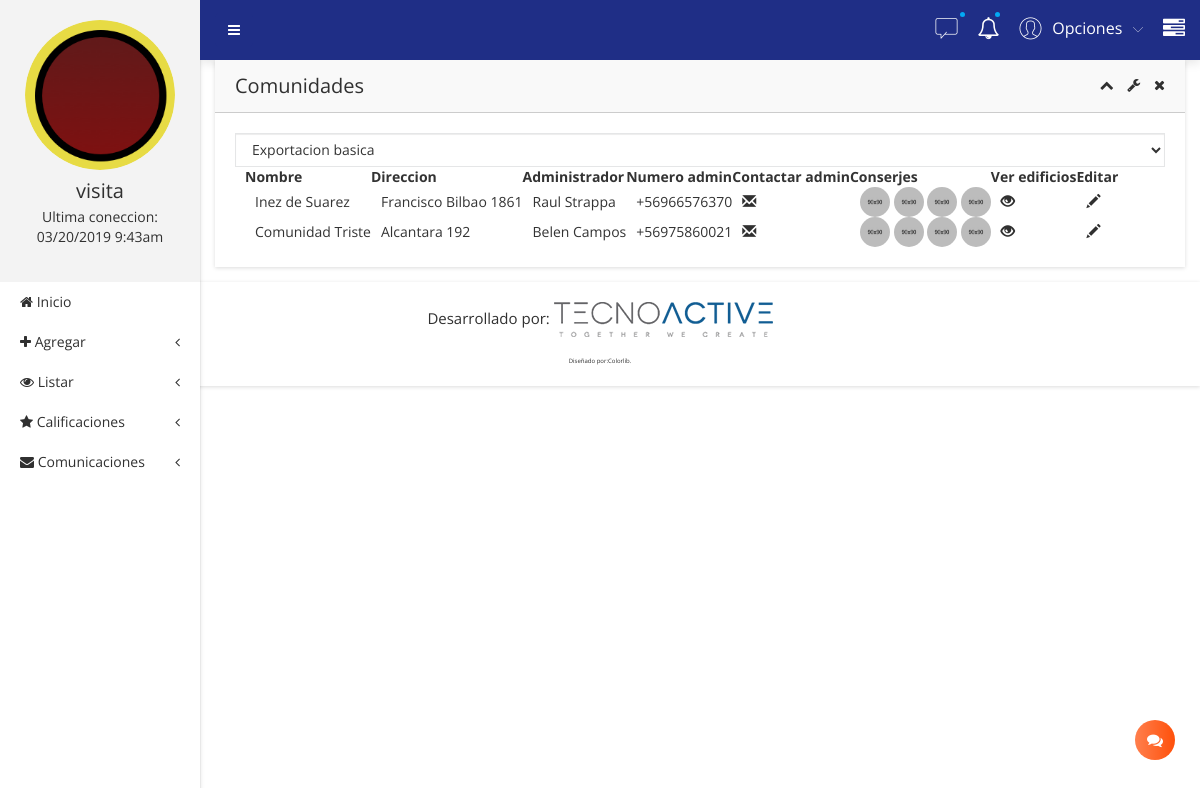
Page /?c=Usuario&a=Dashboard (signed in) on the earlier database version.
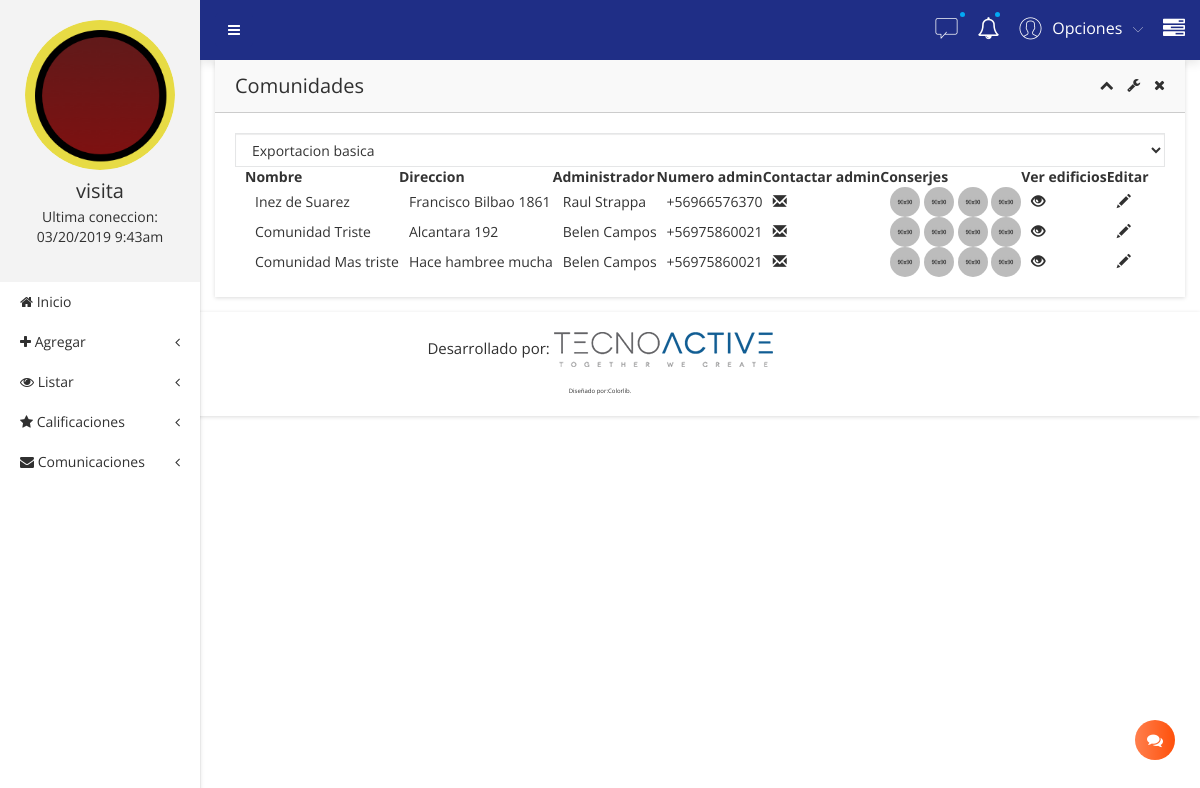
Same page on the later database version.
### tables this page shows
CREATE TABLE `comunidad` (
  `idComunidad` int(6) NOT NULL,
  `idAdmin` int(6) NOT NULL,
  `nombreComunidad` varchar(30) NOT NULL,
  `direccionComunidad` varchar(30) NOT NULL,
  `idRegion` int(20) NOT NULL,
  `idComuna` int(20) NOT NULL
);

CREATE TABLE `usuario` (
  `idUsuario` int(11) NOT NULL,
  `nombre` varchar(30) NOT NULL,
  `rut` varchar(12) NOT NULL,
  `password` varchar(15) NOT NULL,
  `correo` varchar(60) NOT NULL,
  `idEdificio` int(10) DEFAULT NULL,
  `direccion` varchar(200) DEFAULT NULL,
  `idComuna` int(10) DEFAULT NULL,
  `idRegion` int(10) DEFAULT NULL,
  `Nacionalidad` varchar(30) DEFAULT NULL,
  `fotoPerfil` varchar(200) DEFAULT NULL,
  `fechaNacimiento` date DEFAULT NULL,
  `ultimaConexion` varchar(30) DEFAULT NULL,
  `idTipo` int(4) NOT NULL DEFAULT '1',
  `telefonoUsuario` varchar(60) DEFAULT NULL,
  `estadoUsuario` int(2) NOT NULL DEFAULT '0',
  `descripcionUsuario` varchar(200) DEFAULT NULL
);

### controller/usuario.controller.php (called while the page is built, shortened)
<?php
require_once 'model/comunidad.php';
class UsuarioController
{
    public function Dashboard()
    {
      $co = new Comunidad();
      require_once 'view/header.php';
      require_once 'view/dashboard.php';
      require_once 'view/footer.php';
    }
}
 ?>

### model/database.php (called while the page is built, shortened)
<?php
class Database
{
	public static function Conn()
	{
		$conn = new PDO('mysql:host=localhost;dbname=awake','root','',array(PDO::MYSQL_ATTR_INIT_COMMAND=>'SET NAMES \'UTF8\''));
		$conn -> setAttribute(PDO::ATTR_ERRMODE,PDO::ERRMODE_EXCEPTION);
		return $conn;
	}
}
?>

### model/comunidad.php (called while the page is built, shortened)
<?php
class Comunidad
{
  private $conn;
  public function __CONSTRUCT()
   {
       try
       {
         $this->conn = Database::Conn();
       }
       catch(Exception $e)
       {
         die($e->getMessage());
       }
   }
   public function listar()
   {
      $sql = $this->conn->prepare("SELECT * FROM comunidad c join usuario u on c.idAdmin = u.idUsuario");
      $sql->execute();
      return $sql->fetchAll(PDO::FETCH_OBJ);
   }
}
 ?>

### view/dashboard.php (the view, shortened to what this page needs)
        <div class="admin-dashone-data-table-area">
            <div class="container-fluid">
                <div class="row">
                    <div class="col-lg-12">
                        <div class="sparkline8-list shadow-reset">
                            <div class="sparkline8-hd">
                                <div class="main-sparkline8-hd">
                                    <h1>Comunidades</h1>
                                    <div class="sparkline8-outline-icon">
                                        <span class="sparkline8-collapse-link"><i class="fa fa-chevron-up"></i></span>
                                        <span><i class="fa fa-wrench"></i></span>
                                        <span class="sparkline8-collapse-close"><i class="fa fa-times"></i></span>
                                    </div>
                                </div>
                            </div>
                            <div class="sparkline8-graph">
                                <div class="datatable-dashv1-list custom-datatable-overright">
                                    <div id="toolbar">
                                        <select class="form-control">
                                            <option value="">Exportacion basica</option>
                                        </select>
                                    </div>
                                    <table id="table" data-toggle="table" data-pagination="true" data-search="true" data-show-columns="true" data-show-pagination-switch="true" data-show-refresh="true" data-key-events="true" data-show-toggle="true" data-resizable="true" data-cookie="true" data-cookie-id-table="saveId" data-show-export="true" data-click-to-select="true" data-toolbar="#toolbar">
                                        <thead>
                                            <tr>
                                                <th data-field="state" data-checkbox="true"></th>
                                                <th data-field="Nombre" data-editable="true">Nombre</th>
                                                <th data-field="Direccion" data-editable="true">Direccion</th>
                                                <th data-field="Administrador" data-editable="true">Administrador</th>
                                                <th data-field="Numero Administrador" data-editable="true">Numero admin</th>
                                                <th data-field="Contactar Administrador" data-editable="true">Contactar admin</th>
                                                <th data-field="Conserjes" data-editable="true">Conserjes</th>
                                                <th data-field="Ver edificios" data-editable="true">Ver edificios</th>
                                                <th data-field="Editar" data-editable="true">Editar</th>
                                            </tr>
                                        </thead>
                                        <tbody>
                                            <tr>
                                                <?php foreach ($co->listar() as $row): ?>
                                                  <td></td>
                                                  <td><?php echo $row->nombreComunidad ?></td>
                                                  <td><?php echo $row->direccionComunidad ?></td>
                                                  <td><?php echo $row->nombre ?></td>
                                                  <td><?php echo $row->telefonoUsuario ?></td>
                                                  <td class="centrado"><a href="#"><span class="glyphicon glyphicon-envelope"></span></a></td>
                                                  <td><div class="support-list-img">
                                                      <a href="#"><img src="assets/img/notification/1.jpg" alt="" />
                                                      </a>
                                                      <a href="#"><img src="assets/img/notification/2.jpg" alt="" />
                                                      </a>
                                                      <a href="#"><img src="assets/img/notification/3.jpg" alt="" />
                                                      </a>
                                                      <a href="#"><img src="assets/img/notification/4.jpg" alt="" />
                                                      </a>
                                                  </div></td>
                                                  <td class="centrado"><a href="#"<span class="glyphicon glyphicon-eye-open"></span></a></td>
                                                  <td class="centrado"><a href="#"<span class="glyphicon glyphicon-pencil"></span></a></td>
                                              </tr>
                                                <?php endforeach; ?>
                                        </tbody>
                                    </table>
                                </div>
                            </div>
                        </div>
                    </div>
                </div>
            </div>
        </div>
    </div>
</div>

### index.php (shortened to what this page needs)
<?php
require_once 'model/database.php';
$controller = 'usuario';
if(!isset($_REQUEST['c']))
{
	require_once "controller/$controller.controller.php";
	$controller = ucwords($controller) .'Controller';
	$controller = new $controller;
	$controller->Index();
}
else
{
	$accion = $_REQUEST['a'];
	$controller = new $controller;
	call_user_func(array($controller,$accion));
}
?>

### view/header.php (shortened to what this page needs)
<!doctype html>
<html class="no-js" lang="en">
<head>
    <link rel="stylesheet" href="assets/css/bootstrap.min.css">
    <link rel="stylesheet" href="assets/css/font-awesome.min.css">
    <link rel="stylesheet" href="assets/css/adminpro-custon-icon.css">
    <link rel="stylesheet" href="assets/css/meanmenu.min.css">
    <link rel="stylesheet" href="assets/css/jquery.mCustomScrollbar.min.css">
    <link rel="stylesheet" href="assets/css/animate.css">
    <link rel="stylesheet" href="assets/css/data-table/bootstrap-table.css">
    <link rel="stylesheet" href="assets/css/data-table/bootstrap-editable.css">
    <link rel="stylesheet" href="assets/css/normalize.css">
    <link rel="stylesheet" href="assets/css/c3.min.css">
    <link rel="stylesheet" href="assets/css/form/all-type-forms.css">
    <link rel="stylesheet" href="assets/css/form.css">
    <link rel="stylesheet" href="assets/style.css">
    <link rel="stylesheet" href="assets/css/responsive.css">
    <link rel="stylesheet" href="assets/css/miCSS.css">
</head>
<body class="materialdesign">
    <div class="wrapper-pro">
        <div class="left-sidebar-pro">
            <nav id="sidebar">
                <div class="sidebar-header">
                    <a href="#"><img src="<?php echo $_SESSION['fotoPerfil'] ?>" alt="" />
                    </a>
                    <h3><?php echo $_SESSION['nombre'] ?></h3>
                    <p>Ultima coneccion: <br> <?php echo $_SESSION['ultimaConexion'] ?></p>
                </div>
                <div class="left-custom-menu-adp-wrap">
                    <ul class="nav navbar-nav left-sidebar-menu-pro">
                        <li class="nav-item">
                            <a href="?c=Usuario&a=Dashboard" role="button" ><i class="fa big-icon fa-home"></i> <span class="mini-dn">Inicio</span> <span class=><i class=""></i></span></a>
                        </li>
                        <li class="nav-item"><a href="#" data-toggle="dropdown" role="button" aria-expanded="false" class="nav-link dropdown-toggle"><i class="fa big-icon fa-plus"></i> <span class="mini-dn">Agregar</span> <span class="indicator-right-menu mini-dn"><i class="fa indicator-mn fa-angle-left"></i></span></a>
                        </li>
                        <li class="nav-item"><a href="#" data-toggle="dropdown" role="button" aria-expanded="false" class="nav-link dropdown-toggle"><i class="fa big-icon fa-eye"></i> <span class="mini-dn">Listar</span> <span class="indicator-right-menu mini-dn"><i class="fa indicator-mn fa-angle-left"></i></span></a>
                        </li>
                        <li class="nav-item"><a href="#" data-toggle="dropdown" role="button" aria-expanded="false" class="nav-link dropdown-toggle"><i class="fa big-icon fa-star"></i> <span class="mini-dn">Calificaciones</span> <span class="indicator-right-menu mini-dn"><i class="fa indicator-mn fa-angle-left"></i></span></a>
                        </li>
                        <li class="nav-item"><a href="#" data-toggle="dropdown" role="button" aria-expanded="false" class="nav-link dropdown-toggle"><i class="fa big-icon fa-envelope"></i> <span class="mini-dn">Comunicaciones</span> <span class="indicator-right-menu mini-dn"><i class="fa indicator-mn fa-angle-left"></i></span></a>
                        </li>
                    </ul>
                </div>
            </nav>
        </div>
        <div class="content-inner-all">
            <div class="header-top-area">
                <div class="fixed-header-top">
                    <div class="container-fluid">
                        <div class="row">
                            <div class="col-lg-1 col-md-6 col-sm-6 col-xs-12">
                                <button type="button" id="sidebarCollapse" class="btn bar-button-pro header-drl-controller-btn btn-info navbar-btn">
                                    <i class="fa fa-bars"></i>
                                </button>
                            </div>
                            <div class="col-lg-5 col-md-5 col-sm-6 col-xs-12">
                                <div class="header-right-info">
                                    <ul class="nav navbar-nav mai-top-nav header-right-menu">
                                        <li class="nav-item dropdown">
                                            <a href="#" data-toggle="dropdown" role="button" aria-expanded="false" class="nav-link dropdown-toggle"><span class="adminpro-icon adminpro-chat-pro"></span><span class="indicator-ms"></span></a>
                                        </li>
                                        <li class="nav-item"><a href="#" data-toggle="dropdown" role="button" aria-expanded="false" class="nav-link dropdown-toggle"><i class="fa fa-bell-o" aria-hidden="true"></i><span class="indicator-nt"></span></a>
                                        </li>
                                        <li class="nav-item">
                                            <a href="#" data-toggle="dropdown" role="button" aria-expanded="false" class="nav-link dropdown-toggle">
                                                <span class="adminpro-icon adminpro-user-rounded header-riht-inf"></span>
                                                <span class="admin-name">Opciones</span>
                                                <span class="author-project-icon adminpro-icon adminpro-down-arrow"></span>
                                            </a>
                                        </li>
                                        <li class="nav-item nav-setting-open"><a href="#" data-toggle="dropdown" role="button" aria-expanded="false" class="nav-link dropdown-toggle"><i class="fa fa-tasks"></i></a>
                                        </li>
                                    </ul>
                                </div>
                            </div>
                        </div>
                    </div>
                </div>
            </div>

### view/footer.php (shortened to what this page needs)
<div class="footer-copyright-area">
    <div class="container-fluid">
        <div class="row">
            <div class="col-lg-12">
                <div class="footer-copy-right">
                    <p>Desarrollado por: <a href="https://tecnoactive.cl"><img src="assets/img/logo/tecnoActive.png"></img></a></p>
                    <br><p style="font-size:6px;">Diseñado por:<a href="https://colorlib.com">Colorlib</a>.</p>
                </div>
            </div>
        </div>
    </div>
</div>
<div class="chat-list-wrap">
    <div class="chat-list-adminpro">
        <div class="chat-button">
            <span data-toggle="collapse" data-target="#chat" class="chat-icon-link"><i class="fa fa-comments"></i></span>
        </div>
    </div>
</div>
</body>
</html>

### assets/css/miCSS.css (style rules this page uses)
.centrado { text-align: center; }

Differences in the rows shown:
added comunidad: nombreComunidad "Comunidad Mas triste", direccionComunidad "Hace hambree mucha", usuario.nombre "Belen Campos", usuario.telefonoUsuario "+56975860021"
